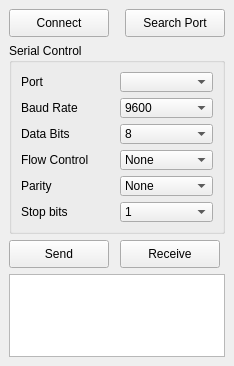
<?xml version="1.0" encoding="UTF-8"?>
<ui version="4.0">
 <class>Form</class>
 <widget class="QWidget" name="Form">
  <property name="geometry">
   <rect>
    <x>0</x>
    <y>0</y>
    <width>234</width>
    <height>366</height>
   </rect>
  </property>
  <property name="acceptDrops">
   <bool>true</bool>
  </property>
  <property name="windowTitle">
   <string>Form</string>
  </property>
  <widget class="QTextEdit" name="textEdit">
   <property name="geometry">
    <rect>
     <x>9</x>
     <y>274</y>
     <width>216</width>
     <height>83</height>
    </rect>
   </property>
   <property name="overwriteMode">
    <bool>false</bool>
   </property>
   <property name="acceptRichText">
    <bool>false</bool>
   </property>
  </widget>
  <widget class="QGroupBox" name="gb">
   <property name="geometry">
    <rect>
     <x>9</x>
     <y>43</y>
     <width>216</width>
     <height>191</height>
    </rect>
   </property>
   <property name="mouseTracking">
    <bool>false</bool>
   </property>
   <property name="layoutDirection">
    <enum>Qt::LeftToRight</enum>
   </property>
   <property name="title">
    <string>Serial Control</string>
   </property>
   <property name="checkable">
    <bool>false</bool>
   </property>
   <layout class="QGridLayout" name="gridLayout">
    <item row="0" column="0">
     <widget class="QLabel" name="lbl_port">
      <property name="text">
       <string>Port</string>
      </property>
     </widget>
    </item>
    <item row="0" column="1">
     <widget class="QComboBox" name="cb_port">
      <property name="enabled">
       <bool>true</bool>
      </property>
      <property name="currentIndex">
       <number>-1</number>
      </property>
      <property name="duplicatesEnabled">
       <bool>false</bool>
      </property>
      <property name="frame">
       <bool>true</bool>
      </property>
     </widget>
    </item>
    <item row="1" column="0">
     <widget class="QLabel" name="lbl_baud_rate">
      <property name="text">
       <string>Baud Rate</string>
      </property>
     </widget>
    </item>
    <item row="1" column="1">
     <widget class="QComboBox" name="cb_baud_rate">
      <property name="currentIndex">
       <number>3</number>
      </property>
      <item>
       <property name="text">
        <string>1200</string>
       </property>
      </item>
      <item>
       <property name="text">
        <string>2400</string>
       </property>
      </item>
      <item>
       <property name="text">
        <string>4800</string>
       </property>
      </item>
      <item>
       <property name="text">
        <string>9600</string>
       </property>
      </item>
      <item>
       <property name="text">
        <string>19200</string>
       </property>
      </item>
      <item>
       <property name="text">
        <string>38400</string>
       </property>
      </item>
      <item>
       <property name="text">
        <string>57600</string>
       </property>
      </item>
      <item>
       <property name="text">
        <string>115200</string>
       </property>
      </item>
     </widget>
    </item>
    <item row="2" column="0">
     <widget class="QLabel" name="lbl_bata_bits">
      <property name="text">
       <string>Data Bits</string>
      </property>
     </widget>
    </item>
    <item row="2" column="1">
     <widget class="QComboBox" name="cb_data_bits">
      <property name="currentIndex">
       <number>3</number>
      </property>
      <item>
       <property name="text">
        <string>5</string>
       </property>
      </item>
      <item>
       <property name="text">
        <string>6</string>
       </property>
      </item>
      <item>
       <property name="text">
        <string>7</string>
       </property>
      </item>
      <item>
       <property name="text">
        <string>8</string>
       </property>
      </item>
     </widget>
    </item>
    <item row="3" column="0">
     <widget class="QLabel" name="lbl_flow_control">
      <property name="text">
       <string>Flow Control</string>
      </property>
     </widget>
    </item>
    <item row="3" column="1">
     <widget class="QComboBox" name="cb_flow_control">
      <property name="currentIndex">
       <number>0</number>
      </property>
      <item>
       <property name="text">
        <string>None</string>
       </property>
      </item>
      <item>
       <property name="text">
        <string>Hardware</string>
       </property>
      </item>
      <item>
       <property name="text">
        <string>Software</string>
       </property>
      </item>
     </widget>
    </item>
    <item row="4" column="0">
     <widget class="QLabel" name="lbl_parity">
      <property name="text">
       <string>Parity</string>
      </property>
     </widget>
    </item>
    <item row="4" column="1">
     <widget class="QComboBox" name="cb_parity">
      <item>
       <property name="text">
        <string>None</string>
       </property>
      </item>
      <item>
       <property name="text">
        <string>Even</string>
       </property>
      </item>
      <item>
       <property name="text">
        <string>Odd</string>
       </property>
      </item>
      <item>
       <property name="text">
        <string>Space</string>
       </property>
      </item>
      <item>
       <property name="text">
        <string>Mark</string>
       </property>
      </item>
     </widget>
    </item>
    <item row="5" column="0">
     <widget class="QLabel" name="lbl_stop_bits">
      <property name="text">
       <string>Stop bits</string>
      </property>
     </widget>
    </item>
    <item row="5" column="1">
     <widget class="QComboBox" name="cb_stop_bits">
      <item>
       <property name="text">
        <string>1</string>
       </property>
      </item>
      <item>
       <property name="text">
        <string>1.5</string>
       </property>
      </item>
      <item>
       <property name="text">
        <string>2</string>
       </property>
      </item>
     </widget>
    </item>
   </layout>
  </widget>
  <widget class="QPushButton" name="btn_com_connect">
   <property name="geometry">
    <rect>
     <x>9</x>
     <y>9</y>
     <width>100</width>
     <height>28</height>
    </rect>
   </property>
   <property name="text">
    <string>Connect</string>
   </property>
   <property name="checkable">
    <bool>true</bool>
   </property>
  </widget>
  <widget class="QPushButton" name="btn_com_send">
   <property name="geometry">
    <rect>
     <x>9</x>
     <y>240</y>
     <width>100</width>
     <height>28</height>
    </rect>
   </property>
   <property name="text">
    <string>Send</string>
   </property>
  </widget>
  <widget class="QPushButton" name="btn_com_search">
   <property name="geometry">
    <rect>
     <x>125</x>
     <y>9</y>
     <width>100</width>
     <height>28</height>
    </rect>
   </property>
   <property name="text">
    <string>Search Port</string>
   </property>
  </widget>
  <widget class="QPushButton" name="btn_com_receive">
   <property name="geometry">
    <rect>
     <x>120</x>
     <y>240</y>
     <width>100</width>
     <height>28</height>
    </rect>
   </property>
   <property name="text">
    <string>Receive</string>
   </property>
  </widget>
 </widget>
 <resources/>
 <connections/>
</ui>
